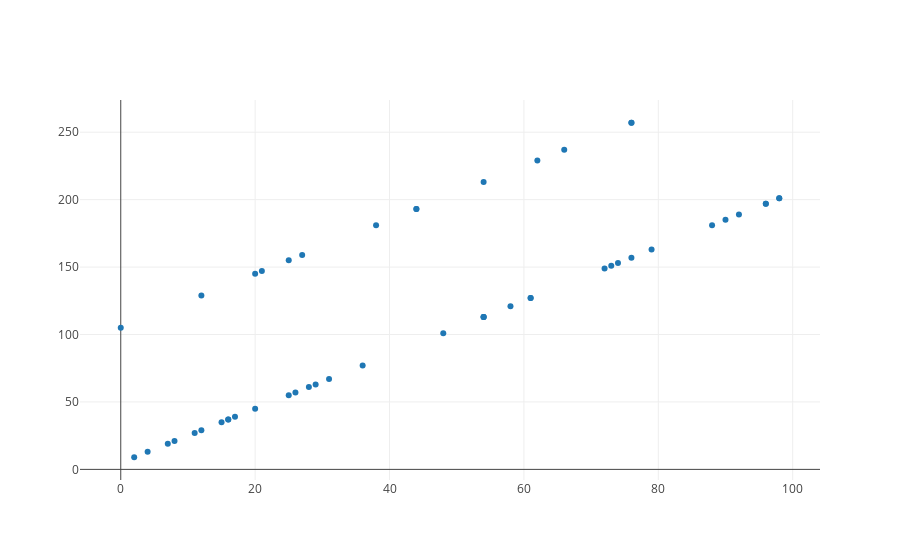

The cell this chart's notebook holds for it:
### Code cell
from graph import trace_values, plot
data_trace = trace_values(temps.reshape(50),predictions)
plot([data_trace])

### Figure 1 — Plotly figure (JSON) as saved in the notebook; plotly's stock layout.template omitted (floating-point values rounded to 4 significant figures)
{"data": [{"mode": "markers", "name": "data", "text": [], "type": "scatter", "uid": "e0400636-ab9c-49e0-87fd-85a6876b5c76", "x": [96, 61, 4, 29, 38, 54, 27, 79, 0, 7, 12, 54, 90, 36, 21, 16, 62, 16, 98, 25, 54, 44, 26, 28, 72, 98, 20, 25, 76, 15, 48, 76, 96, 2, 61, 44, 74, 73, 88, 11, 12, 66, 76, 58, 17, 8, 54, 20, 31, 92], "y": [197, 127, 13, 63, 181, 213, 159, 163, 105, 19, 129, 113, 185, 77, 147, 37, 229, 37, 201, 55, 113, 193, 57, 61, 149, 201, 145, 155, 257, 35, 101, 257, 197, 9, 127, 193, 153, 151, 181, 27, 29, 237, 157, 121, 39, 21, 113, 45, 67, 189]}], "layout": {"autosize": true, "xaxis": {"autorange": true, "range": [-6.179, 104.2], "type": "linear"}, "yaxis": {"autorange": true, "range": [-9.166, 275.2], "type": "linear"}}}
